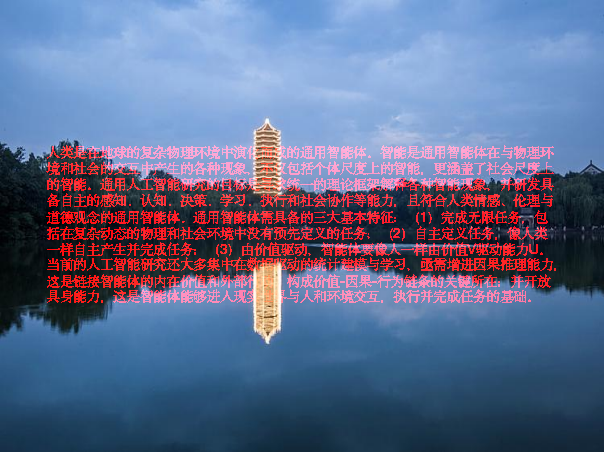
#> input picture proj1/image_set/imposed_sce_small.bmp, 604 x 452 px, given as the content of the folder ./image_set/setA, which was not available
$ python problem1.py   (older library calls are emulated)
#> lines starting #> are read from the running program, lines starting #| are printed output that depends on the picture; long printed decimals are rounded; pictures that were not available may be replaced by others from this repository, and a replacement may not be noted
'''
This is the code for project 1 question 1
Question 1: High kurtosis and scale invariance
'''
import numpy as np
import cv2
import os
import matplotlib.pyplot as plt
from PIL import Image
from scipy.stats import gennorm, fit, norm
from scipy.optimize import curve_fit
import scipy.special
from scipy.special import gamma
from tqdm import tqdm
from math import sqrt
import pdb
from scipy import ndimage

data_repo = "./image_set"
set_repo = ['setA','setB','setC']
img_name_list = []
def read_img_list(set):
    '''
    Read images from the corresponding image set
    '''
#> called with set = 'setA'
    global img_name_list
    img_list = os.listdir(os.path.join(data_repo,set))
    img_list.sort()
    img_name_list.append(img_list)
    img_list = [Image.open(os.path.join(data_repo,set,img)) for img in img_list]
    return img_list

# (a) First convert an image to grey level and re-scale the intensity to [0,31]
def convert_grey(img):
    ''';
    Convert an image to grey
    Parameters:
        1. img: original image
    Return:
        1. img_grey: grey image

    '''
    # img_grey = img # Need to be changed

    # TODO: Add your code here
    img_grey = img.convert('L')
    # image_array = np.array(img_grey)
    # unique_intensity_levels = np.unique(image_array)
    # print("Unique intensity levels:", unique_intensity_levels)
    img_grey.save('testing/greyscale.jpg')
    return img_grey

def rescale(img_grey):
    '''
    Rescale the intensity to [0,31]
    Parameters:
        1. img_grey: grey image
    Return:
        1. scale_img_grey: scaled grey image

    '''
    # scale_img_grey = img_grey # Need to be changed
    # TODO: Add your code here
    scale_img_grey = Image.fromarray(np.floor(np.array(img_grey)/8))
    return scale_img_grey


# (b) Convolve the images with a horizontal gradient filter ∇xI
def gradient_filter(img):
    '''
    This function is used to calculate horizontal gradient
    Parameters:
        1. img: img for calculating horizontal gradient
    Return:
        1. img_dx: an array of horizontal gradient

    >>> img = np.array([[1,2,3],[4,5,6],[7,8,9]])
    >>> gradient_filter(img)
    array([[1, 1],
           [1, 1],
           [1, 1]])
    '''
    # img_dx = np.array([2, 1, 3, 1, 1, 1])    # Need to be changed
    # TODO: Add your code here
    img = np.array(img)

    # img_dx = cv2.Sobel(img, ddepth=cv2.CV_32F, dx=1, dy=0, ksize=3) ## use filter [[-1, 0, 1], [-2, 0, 2], [-1, 0, 1]]
    img_dx = np.zeros_like(img)
    img_dx[:, :-1] = img[:, 1:] - img[:, :-1]
    grad = Image.fromarray(img_dx.astype(np.uint8))
    grad.save('testing/horiz_grad.jpg')
    return img_dx


def plot_Hz(img_dx,log = False, init = np.zeros_like((61, )), down=False):
    '''
    This function is used to plot the histogram of horizontal gradient
    '''
    # clear previous plot
    hz, bins_edge = np.histogram(img_dx, bins=list(range(-31, 31)))
    hz = hz/np.sum(hz)
    epsilon = 1e-5
    if log:
        plt.plot(bins_edge[:-1], np.log(hz+epsilon), 'b-',label="log Histogram")
        if down:
            hz_init, bins_edge_init = np.histogram(init, bins=list(range(-31, 31)))
            hz_init = hz_init/np.sum(hz_init)
            plt.plot(bins_edge_init[:-1], np.log(hz_init + epsilon), 'y-',label="Initial Histogram")
    else:
        plt.plot(bins_edge[:-1], hz, 'b-',label="Histogram")
        if down:
            hz_init, bins_edge_init = np.histogram(init, bins=list(range(-31, 31)))
            hz_init = hz_init/np.sum(hz_init)
            plt.plot(bins_edge_init[:-1], hz_init, 'y-',label="Initial Histogram")
    return hz, bins_edge

def compute_mean_variance_kurtosis(img_dx):
    '''
    Compute the mean, variance and kurtosis
    Parameters:
        1. img_dx: an array of horizontal gradient
    Return:
        1. mean: mean of the horizontal gradient
        2. variance: variance of the horizontal gradient
        3. kurtosis: kurtosis of the horizontal gradient

    '''
    mean = 0
    variance = 0
    kurtosis = 0
    # TODO: Add your code here
    mean = np.mean(img_dx)
    variance = np.var(img_dx) # or ndimage.variance(img_dx), or np.sum((img_dx - mean)**2)/len(img_dx) all give the same results
    kurtosis = scipy.stats.kurtosis(img_dx)
    return mean, variance, kurtosis


def GGD(x, sigma, gammar):
    '''
    pdf of GGD
    Parameters:
        1. x: input
        2. sigma: σ
        3. gammar: γ
    Note: The notation of x,σ,γ is the same as the document
    Return:
        1. y: pdf of GGD

    '''
    y = 0
    # TODO: Add your code here
    y = (gammar/(2*sigma*scipy.special.gamma(1/gammar)))*(np.exp(-((np.abs(x/sigma))**gammar)))
    return y


def fit_GGD(hz, bins_edge):
    '''
    Fit the histogram to a Generalized Gaussian Distribution (GGD), and report the fittest sigma and gamma
    Parameters:
        1. hz: histogram of the horizontal gradient
        2. bins_edge: bins_edge of the histogram
    Return:
        None
    '''
    # fit the histogram to a generalized gaussian distribution

    # datax = bins_edge[1:]
    datay = hz


    # TODO: Add your code here
    datax = np.array([0.5 * (bins_edge[i] + bins_edge[i+1]) for i in range(len(bins_edge)-1)])
    popt, pcov = curve_fit(GGD, xdata=datax, ydata=datay)
    xspace = np.linspace(-31, 31, 186)
    fitted_curve = GGD(xspace, *popt)
    # pdb.set_trace()
    plt.bar(bins_edge[:-1], datay, width=np.diff(bins_edge), color='gray', alpha=0.6, label='Histogram')
    plt.plot(xspace, fitted_curve, color='red', linewidth=1.5, label=f'GGD Fit')

    print(f'sigma={popt[0]:.2f}, gamma={popt[1]:.2f}')
    plt.legend()
    plt.xlabel('Horizontal Gradient')
    plt.ylabel('Frequency')
    return


def plot_Gaussian(mean,variance, log=False):
    '''
    Plot the Gaussian distribution using the mean and the variance
    Parameters:
        1. mean: mean of the horizontal gradient
        2. variance: variance of the horizontal gradient
    Return:
        None

    '''
    x = np.linspace(-31,31,500)

    y = np.zeros(x.shape) # Need to be changed

    # TODO: Add your code here

    # y: value of pdf of Gassian distribution corresponding to x
    epsilon = 1e-5
    sigma = np.sqrt(variance)
    y = scipy.stats.norm.pdf(x, mean, sigma)
    if log == True:
        plt.plot(x, np.log10(y),'g-', label="Gaussian")
    else:
        plt.plot(x, y,'g-', label="Gaussian")
    # plt.plot(x, np.log(y + epsilon), color='black', label="Gaussian log")
    return


def downsample(image):
    '''
    Downsample our images
    Parameters:
        1. image: original image
    Return:
        1. processed_image: downsampled image
    '''
    processed_image = image # Need to be changed
    # TODO: Add your code here
    processed_image = image.resize(size=(int(image.size[0]/2), int(image.size[1]/2)))
    return processed_image


def main():
    '''
    This is the main function
    '''
    # read img to img list
    # Notice: img_list is a list of image
    img_list = [read_img_list(set) for set in set_repo]
#> img_list = 3 items
    # set_repo refers to the three sets we'll handle
    for idx1,set in enumerate(set_repo):
        img_dx_list = []
        img_dx_2_list = []
        img_dx_4_list = []
        for idx2,img in enumerate(img_list[idx1]):
            if set == 'setC':
                img_grey = convert_grey(img)
                img_2_grey = downsample(img_grey)
                img_4_grey = downsample(img_2_grey)
            else:
                img_grey = convert_grey(img)
                img_2_grey = downsample(img_grey)
                img_4_grey = downsample(img_2_grey)

                img_grey = rescale(img_grey)
                img_2_grey = rescale(img_2_grey)
                img_4_grey = rescale(img_4_grey)

            img_dx_list.append(gradient_filter(img_grey).flatten())
            img_dx_2_list.append(gradient_filter(img_2_grey).flatten())
            img_dx_4_list.append(gradient_filter(img_4_grey).flatten())
        img_dx = np.concatenate(img_dx_list)
        img_dx_2 = np.concatenate(img_dx_2_list)
        img_dx_4 = np.concatenate(img_dx_4_list)

        # plot histogram and log histogram
        print('--'*20)

        plt.clf()
        hz, bins_edge = plot_Hz(img_dx)
        # compute mean, variance and kurtosis
        mean, variance, kurtosis = compute_mean_variance_kurtosis(img_dx)
        print(f"set: {set}")
        print(f"mean: {mean}, variance: {variance}, kurtosis: {kurtosis}")

        # fit the histogram to a generalized gaussian distribution
        fit_GGD(hz, bins_edge)

        # plot the Gaussian distribution using the mean and the variance
        plot_Gaussian(mean,variance)

        plt.savefig(f"./pro1_result/histogram/{set}.png")

        # plot log histogram
        plt.clf()
        hz, bins_edge = plot_Hz(img_dx,log=True)
        # for the super-imposition with log
        plot_Gaussian(mean, variance, log=True)
        # save the histograms
        plt.savefig(f"./pro1_result/log_histogram/gauss-log{set}.png")

        # plot the downsampled images histogram
        plt.clf()
        plot_Hz(img_dx)
        plt.savefig(f"./pro1_result/downsampled_histogram/original_{set}.png")

        plt.clf()
        plot_Hz(img_dx_2)
        plt.savefig(f"./pro1_result/downsampled_histogram/2_{set}.png")

        plt.clf()
        plot_Hz(img_dx_4)
        plt.savefig(f"./pro1_result/downsampled_histogram/4_{set}.png")

        #impose the downsampled images with the initial plot and log plot
        plt.clf()
        plot_Hz(img_dx_2, log=False, init=img_dx, down=True)
        plt.savefig(f"./pro1_result/downsampled_histogram/2_impose{set}.png")
        plt.clf()
        plot_Hz(img_dx_2, log=True, init=img_dx, down=True)
        plt.savefig(f"./pro1_result/downsampled_histogram/2_imposelog{set}.png")

        plt.clf()
        plot_Hz(img_dx_4, log=False, init=img_dx, down=True)
        plt.savefig(f"./pro1_result/downsampled_histogram/4_impose{set}.png")
        plt.clf()
        plot_Hz(img_dx_4, log=True, init=img_dx, down=True)
        plt.savefig(f"./pro1_result/downsampled_histogram/4_imposelog{set}.png")
#> this loop made 3 passes
#> (mean, variance, kurtosis, popt in fit_GGD, pcov in fit_GGD) on passes 1 to 3: (0.0027, 4.56, 12.11, [0.643, 1.39], [[0.115, 0.0887], [0.0887, 0.167]]), (0.0027, 4.56, 12.11, [0.643, 1.39], [[0.115, 0.0887], [0.0887, 0.167]]), (64.1, 11112.1, -0.611, [0.646, 0.982], [[0.37, 0.27], [0.27, 0.228]])
#| mean: 0.002703, variance: 4.556, kurtosis: 12.114
#| sigma=0.64, gamma=1.39
#| mean: 0.002703, variance: 4.556, kurtosis: 12.114
#| sigma=0.64, gamma=1.39
#| mean: 64.098, variance: 11112.117, kurtosis: -0.6106
#| sigma=0.65, gamma=0.98
#> pass 1, in convert_grey, `img_grey = img.convert('L')`:
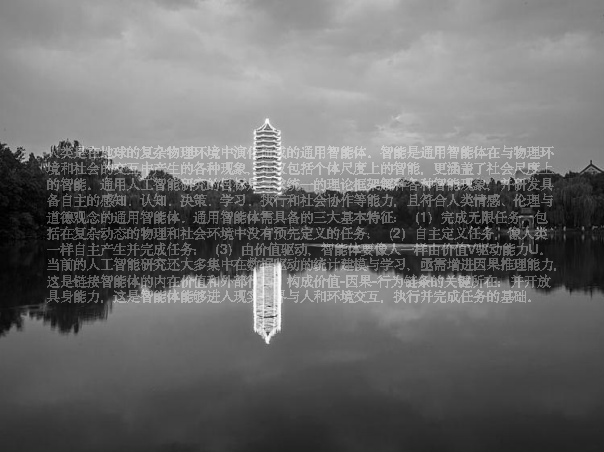
#> img_grey: PIL image 604x452 L; min 0, max 253, mean 108.2
#> pass 1, in downsample (call 2), `processed_image = image.resize(size=(int(image.size[0]/2), int(image.s..`:
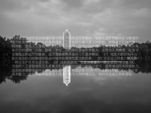
#> processed_image: PIL image 151x113 L; min 2, max 239, mean 108.2
#> pass 1, in main, `plt.savefig(f"./pro1_result/histogram/{set}.png")`:
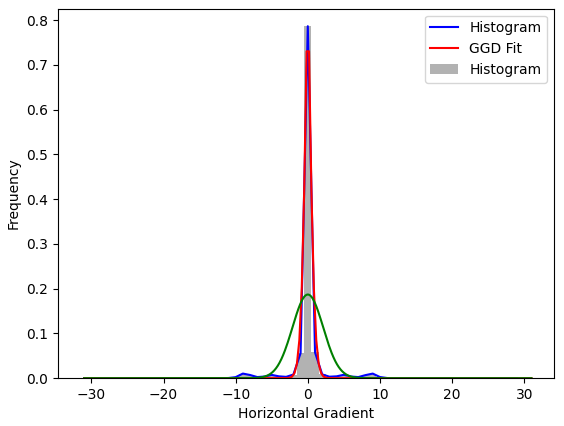
#> figure drawn by matplotlib, 1 panel; tallest bar 0.786 high, from x = -0.5 to 0.5; curve peaks at x = 0, y = 0.786; curve peaks at x = -0.168, y = 0.73; curve peaks at x = 0.0621, y = 0.187
#> pass 1, in main, `plt.savefig(f"./pro1_result/downsampled_histogram/original_{set}.png")`:
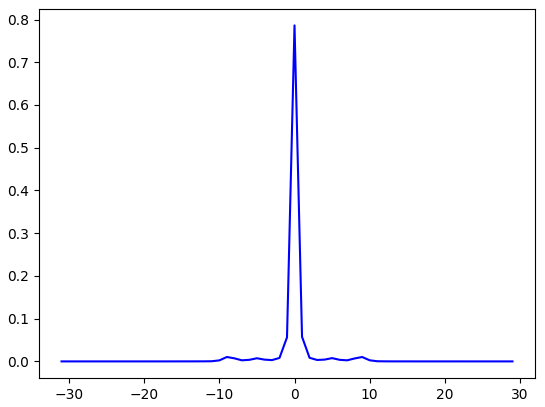
#> figure drawn by matplotlib, 1 panel; curve peaks at x = 0, y = 0.786
#> pass 1, in main, `plt.savefig(f"./pro1_result/downsampled_histogram/4_{set}.png")`:
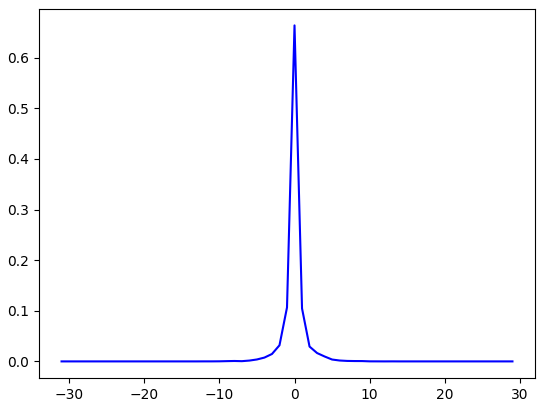
#> figure drawn by matplotlib, 1 panel; curve peaks at x = 0, y = 0.664
#> pass 1, in main, `plt.savefig(f"./pro1_result/downsampled_histogram/2_imposelog{set}.png")`:
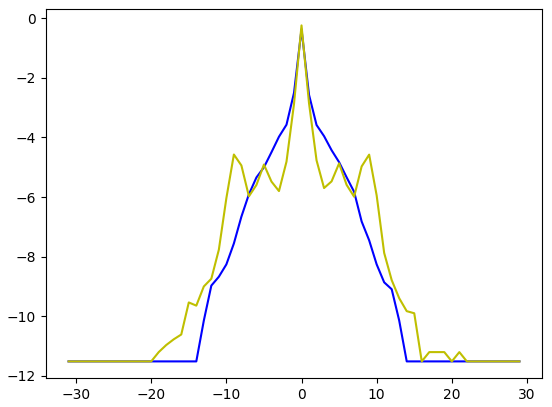
#> figure drawn by matplotlib, 1 panel; curve peaks at x = 0, y = -0.37; curve peaks at x = 0, y = -0.241
#> img is the input picture: PIL image 604x452 RGB; mean R, G, B 97.2, 107.4, 141.4

if __name__ == '__main__':
    main()
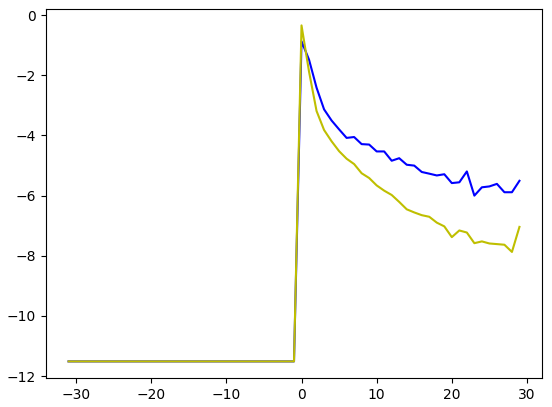
#> figure drawn by matplotlib, 1 panel; curve peaks at x = 0, y = -0.87; curve peaks at x = 0, y = -0.344
